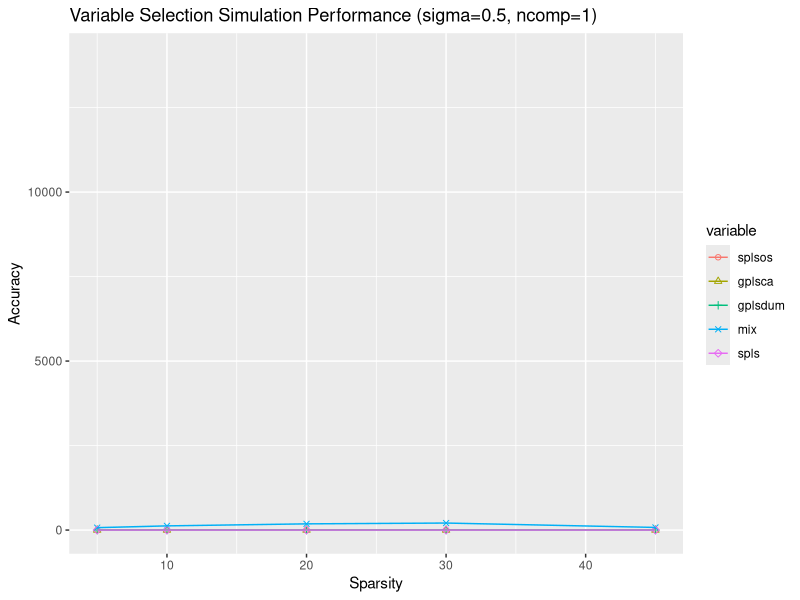
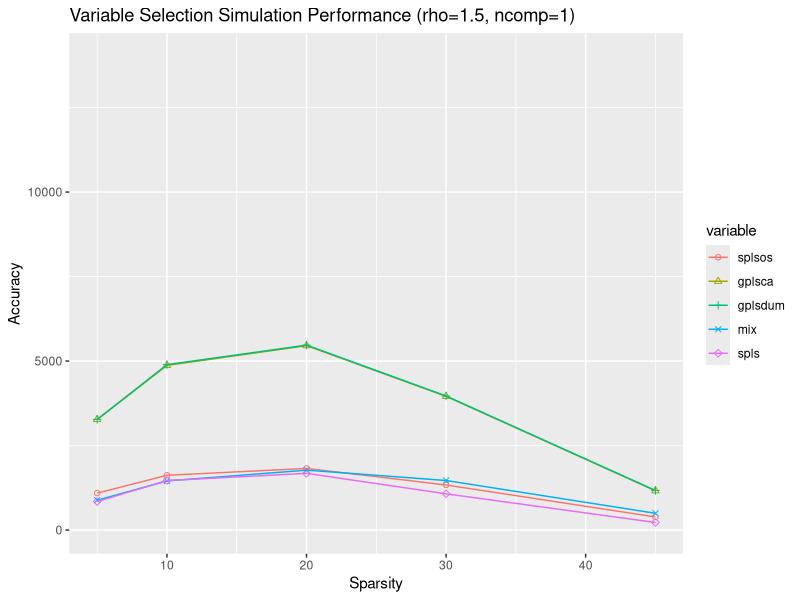
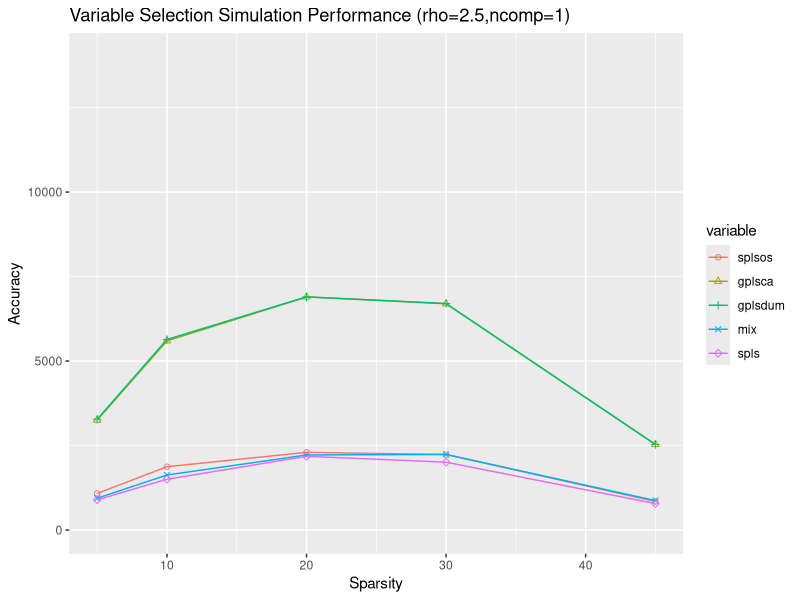
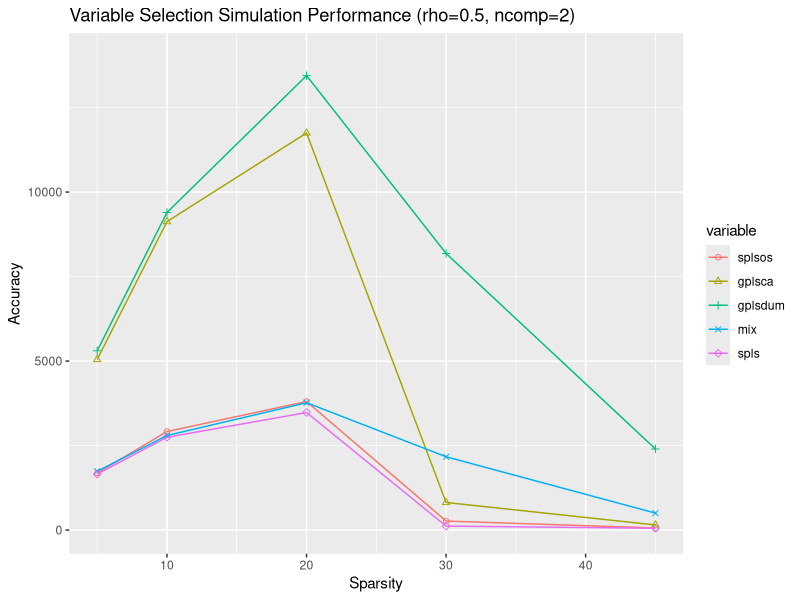
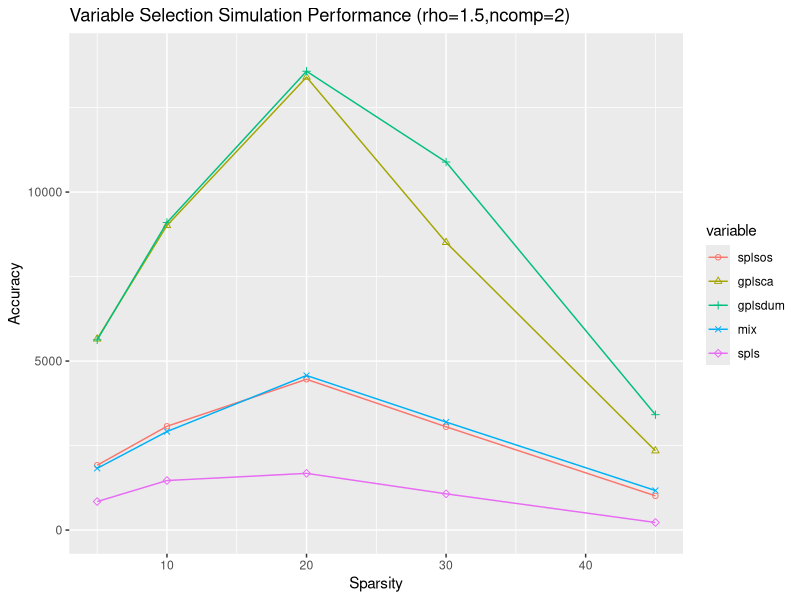
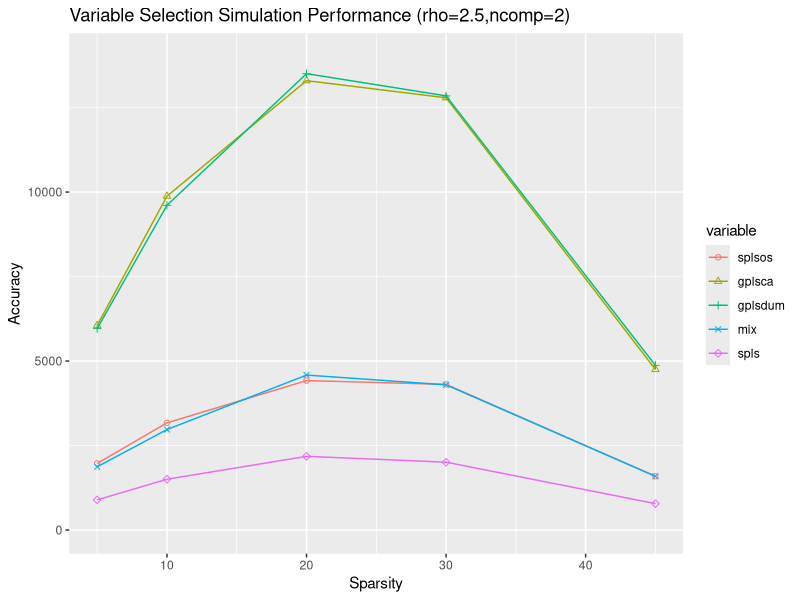

Source code (R) for these figures, in order:
library(MASS)
library(ggplot2)
library(reshape2)

x_axis=c(45,30,20,10,5)

#-----rho0.5-------#
qtacc05_1=c(0,0,0,0,0)
caacc05_1=c(0,0,0,0,0)
dumacc05_1=c(0,0,0,0,0)
mixacc05_1=c(78,208,184,124,72)
splsacc05_1=c(0,0,0,0,0)

#----rho1.5-------#
qtacc15_1=c(388,1333,1824,1622,1094)
caacc15_1=c(1164,3957,5457,4872,3273)
dumacc15_1=c(1170,3966,5472,4896,3273)
mixacc15_1=c(496,1466,1773,1454,885)
splsacc15_1=c(224,1072,1678,1466,844)
#---rho2.5-------#
qtacc25_1=c(846,2234,2300,1876,1084)
caacc25_1=c(2532,6696,6897,5598,3255)
dumacc25_1=c(2532,6702,6900,5640,3279)
mixacc25_1=c(872,2238,2222,1630,945)
splsacc25_1=c(782,2008,2182,1505,894)

#-----------2ndcomponent----------------#
qtacc05_2=c(60,266,3804,2916,1688)
caacc05_2=c(150,816,11748,9126,5046)
dumacc05_2=c(2400,8184,13446,9396,5304)
mixacc05_2=c(502,2168,3768,2798,1740)
splsacc05_2=c(54,118,3478,2746,1656)
#----rho1.5-------#
qtacc15_2=c(1012,3055,4461,3071,1918)
caacc15_2=c(2346,8511,13401,9012,5655)
dumacc15_2=c(3414,10889,13575,9099,5628)
mixacc15_2=c(1170,3196,4573,2915,1827)
splsacc15_2=c(386,2386,4526,2920,1774)

#---rho2.5-------#
qtacc25_2=c(1592,4310,4423,3172,1972)
caacc25_2=c(4752,12789,13296,9879,6057)
dumacc25_2=c(4872,12846,13503,9609,5961)
mixacc25_2=c(1590,4296,4586,2975,1872)
splsacc25_2=c(1508,4092,4420,2990,1842)

#------plotrho05comp1------#
plotdata<-data.frame(
  splsos = qtacc05_1,
  gplsca = caacc05_1,
  gplsdum = dumacc05_1,
  mix=mixacc05_1,
  spls=splsacc05_1,
  xvalue = x_axis)
plotdatalong <- melt(plotdata,id="xvalue")
rho05results <- ggplot(plotdatalong,
                     aes(x=xvalue,y=value,colour=variable,shape=variable))+geom_point()+geom_line()+scale_shape_manual(values=c(1,2,3,4,5))+labs(title="Variable Selection Simulation Performance (sigma=0.5, ncomp=1)",x="Sparsity",y="Accuracy") 
rho05results=rho05results+ylim(0,14000)
print(rho05results)

#------plotrho15comp1------#
plotdata<-data.frame(
  splsos = qtacc15_1,
  gplsca = caacc15_1,
  gplsdum = dumacc15_1,
  mix=mixacc15_1,
  spls=splsacc15_1,
  xvalue = x_axis)
plotdatalong <- melt(plotdata,id="xvalue")
rho15results <- ggplot(plotdatalong,
                       aes(x=xvalue,y=value,colour=variable,shape=variable))+geom_point()+geom_line()+scale_shape_manual(values=c(1,2,3,4,5))+labs(title="Variable Selection Simulation Performance (rho=1.5, ncomp=1)",x="Sparsity",y="Accuracy") 
rho15results=rho15results+ylim(0,14000)
print(rho15results)

#------plotrho25comp1------#
plotdata<-data.frame(
  splsos = qtacc25_1,
  gplsca = caacc25_1,
  gplsdum = dumacc25_1,
  mix=mixacc25_1,
  spls=splsacc25_1,
  xvalue = x_axis)
plotdatalong <- melt(plotdata,id="xvalue")
rho25results <- ggplot(plotdatalong,
                       aes(x=xvalue,y=value,colour=variable,shape=variable))+geom_point()+geom_line()+scale_shape_manual(values=c(1,2,3,4,5))+labs(title="Variable Selection Simulation Performance (rho=2.5,ncomp=1)",x="Sparsity",y="Accuracy") 
rho25results=rho25results+ylim(0,14000)
print(rho25results)

#------plotrho05comp2------#
plotdata<-data.frame(
  splsos = qtacc05_2,
  gplsca = caacc05_2,
  gplsdum = dumacc05_2,
  mix=mixacc05_2,
  spls=splsacc05_2,
  xvalue = x_axis)
plotdatalong <- melt(plotdata,id="xvalue")
rho05results <- ggplot(plotdatalong,
                       aes(x=xvalue,y=value,colour=variable,shape=variable))+geom_point()+geom_line()+scale_shape_manual(values=c(1,2,3,4,5))+labs(title="Variable Selection Simulation Performance (rho=0.5, ncomp=2)",x="Sparsity",y="Accuracy") 
rho05results=rho05results+ylim(0,14000)
print(rho05results)

#------plotrho15comp2------#
plotdata<-data.frame(
  splsos = qtacc15_2,
  gplsca = caacc15_2,
  gplsdum = dumacc15_2,
  mix=mixacc15_2,
  spls=splsacc15_1,
  xvalue = x_axis)
plotdatalong <- melt(plotdata,id="xvalue")
rho15results <- ggplot(plotdatalong,
                       aes(x=xvalue,y=value,colour=variable,shape=variable))+geom_point()+geom_line()+scale_shape_manual(values=c(1,2,3,4,5))+labs(title="Variable Selection Simulation Performance (rho=1.5,ncomp=2)",x="Sparsity",y="Accuracy") 
rho15results=rho15results+ylim(0,14000)
print(rho15results)

#------plotrho25comp2------#
plotdata<-data.frame(
  splsos = qtacc25_2,
  gplsca = caacc25_2,
  gplsdum = dumacc25_2,
  mix=mixacc25_2,
  spls=splsacc25_1,
  xvalue = x_axis)
plotdatalong <- melt(plotdata,id="xvalue")
rho25results <- ggplot(plotdatalong,
                       aes(x=xvalue,y=value,colour=variable,shape=variable))+geom_point()+geom_line()+scale_shape_manual(values=c(1,2,3,4,5))+labs(title="Variable Selection Simulation Performance (rho=2.5,ncomp=2)",x="Sparsity",y="Accuracy") 
rho25results=rho25results+ylim(0,14000)
print(rho25results)
# #------plotrho05comp2------#
# plotdata<-data.frame(
#   splsos_rho05_1 = qtacc05_1,
#   splsos_rho15_1 = qtacc15_1,
#   splsos_rho25_1 = qtacc25_1,
#   splsos_rho05_2 = qtacc05_2,
#   splsos_rho15_2 = qtacc15_2,
#   splsos_rho25_2 = qtacc25_2,
#   xvalue = x_axis)
# plotdatalong <- melt(plotdata,id="xvalue")
# rhoqtresults <- ggplot(plotdatalong,
#                        aes(x=xvalue,y=value,colour=variable,shape=variable))+geom_point()+geom_line()+scale_shape_manual(values=c(1,2,3,4,5,6))+labs(title="SPLSOS Performance witth Two LVs",x="Sparsity",y="Accuracy") 
# print(rhoqtresults)
# 
# #------plotrho15comp2------#
# plotdata<-data.frame(
#   gplsca_rho05_1 = caacc05_1,
#   gplsca_rho15_1 = caacc15_1,
#   gplsca_rho25_1 = caacc25_1,
#   gplsca_rho05_2 = caacc05_2,
#   gplsca_rho15_2 = caacc15_2,
#   gplsca_rho25_2 = caacc25_2,
#   xvalue = x_axis)
# plotdatalong <- melt(plotdata,id="xvalue")
# rhocaresults <- ggplot(plotdatalong,
#                        aes(x=xvalue,y=value,colour=variable,shape=variable))+geom_point()+geom_line()+scale_shape_manual(values=c(1,2,3,4,5,6))+labs(title="GPLSCA Performance with Two LVs",x="Sparsity",y="Accuracy") 
# print(rhocaresults)
# 
# #------plotrho25comp2------#
# plotdata<-data.frame(
#   gplsdum_rho05_1 = dumacc05_1,
#   gplsdum_rho15_1 = dumacc15_1,
#   gplsdum_rho25_1 = dumacc25_1,
#   gplsdum_rho05_2 = dumacc05_2,
#   gplsdum_rho15_2 = dumacc15_2,
#   gplsdum_rho25_2 = dumacc25_2,
#   xvalue = x_axis)
# plotdatalong <- melt(plotdata,id="xvalue")
# rhodumresults <- ggplot(plotdatalong,
#                        aes(x=xvalue,y=value,colour=variable,shape=variable))+geom_point()+geom_line()+scale_shape_manual(values=c(1,2,3,4,5,6))+labs(title="GPLSDUM Selection Simulation Performance with Two LVs",x="Sparsity",y="Accuracy") 
# print(rhodumresults)
